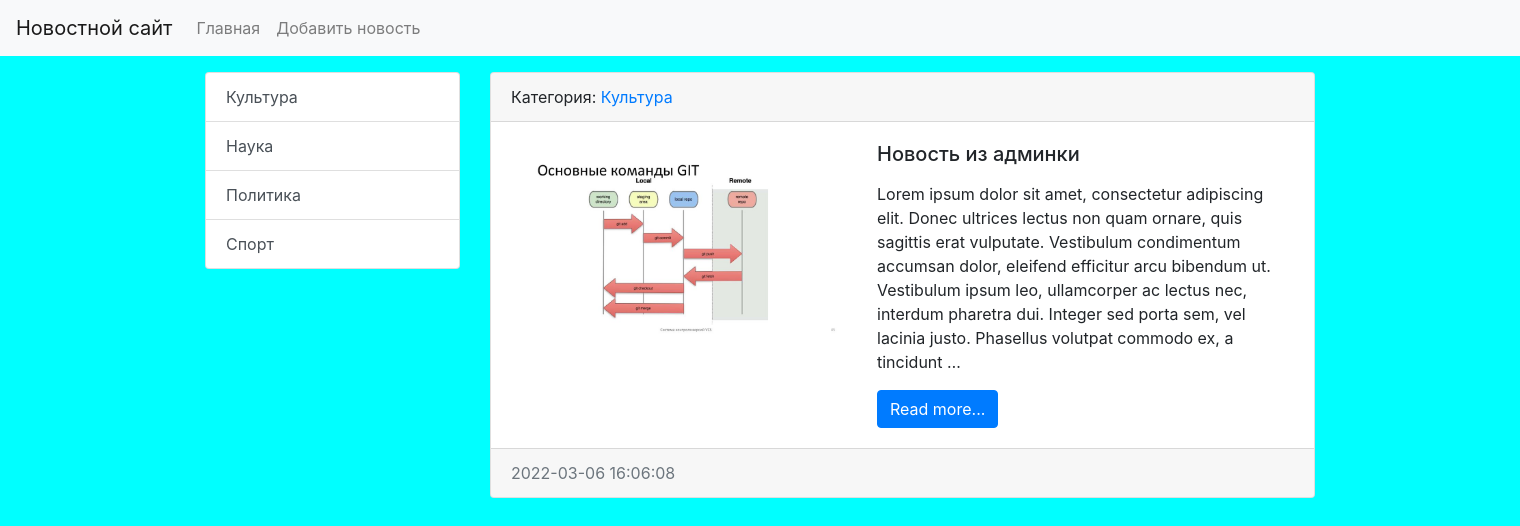
Before: /category/2/ with the older database file.
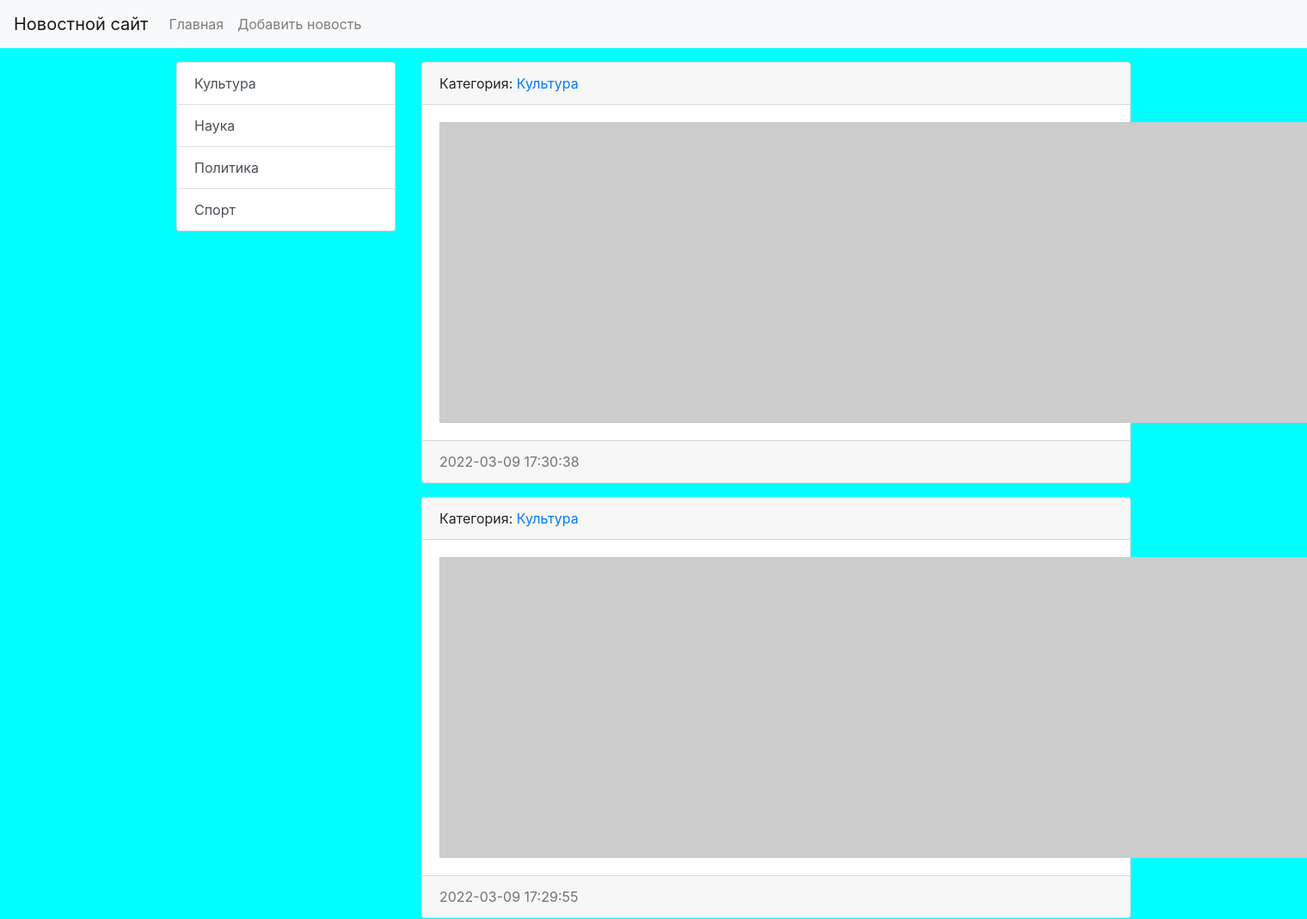
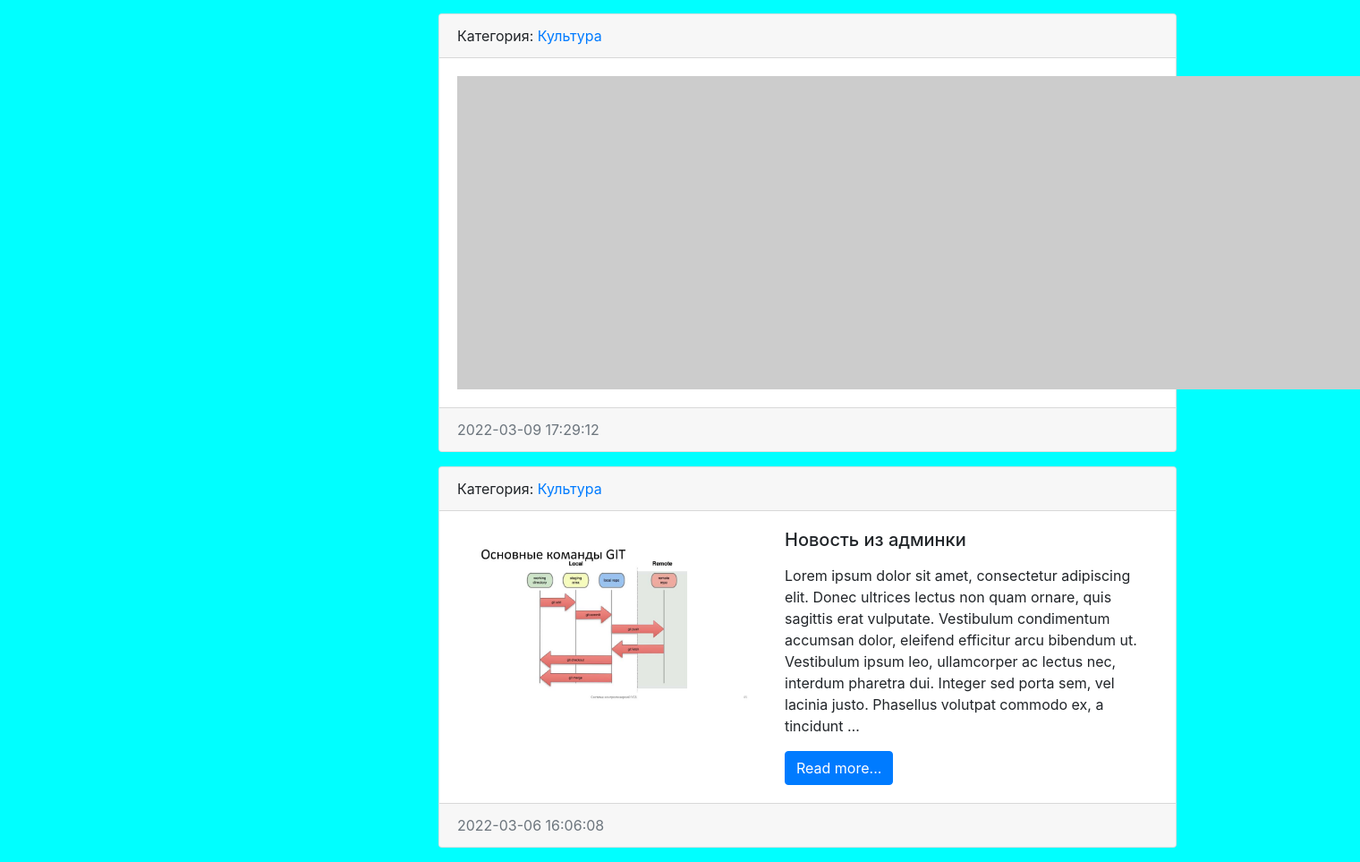
After: the same page with the newer database file (2 pictures, top to bottom).
### news/models.py (models this page shows, shortened)
class Category(models.Model):
    title = models.CharField(max_length=150, db_index=True, verbose_name='Имя категории')
    def get_absolute_url(self):
        return reverse_lazy('category', kwargs={"category_id": self.pk})
    class Meta:
        verbose_name = 'Категория'
        verbose_name_plural = 'Категории'
        ordering = ['title']
    def __str__(self):
        return self.title

class News(models.Model):
    title = models.CharField(max_length=150, verbose_name='Наименование')
    content = models.TextField(blank=True, verbose_name='Контент')
    created_at = models.DateTimeField(auto_now_add=True, verbose_name='Дата публикации')
    updated_at = models.DateTimeField(auto_now=True, verbose_name='Обновлено')
    photo = models.ImageField(upload_to='photos/%Y/%m/%d/', verbose_name='Фото', blank=True)
    is_published = models.BooleanField(default=True, verbose_name='Опубликовано?')
    category = models.ForeignKey('Category', on_delete=models.PROTECT, verbose_name='Категория')
    class Meta:
        verbose_name = 'Новость'
        verbose_name_plural = 'Новости'
        ordering = ['-created_at']

### news/views.py (the view)
# urls.py: path('category/<int:category_id>/', get_category, name='category'),
def get_category(request, category_id):
    news = News.objects.filter(category_id=category_id)
    category = Category.objects.get(pk=category_id)
    context = {'news': news,
               'category': category}
    return render(request, template_name='news/category.html', context=context)

### news/templatetags/news_tags.py (called while the page is built)
@register.inclusion_tag('news/list_categories.html')
def show_categories():
    categories = Category.objects.all()
    return {"categories": categories}

### news/templates/news/category.html
{% extends "base.html" %}
{% block sidebar %}
{% include 'inc/_sidebar.html' %}
{% endblock %}
{% block content %}
{% for item in news %}
<div class="card mb-3">
    <div class="card-header">
        Категория: <a href="{% url 'category' item.category.pk %}">{{item.category}}</a>
    </div>
    <div class="card-body">
        <div class="media">
            {% if item.photo %}
            <img src="{{ item.photo.url }}" alt="" width="350" class="mr-3">
            {% else %}
            <img src="https://picsum.photos/id/1060/350/235/?blur=2" alt="" class="mr-3">
            {% endif %}
            <div class="media-body">
                <h5 class="card-title">{{ item.title }}</h5>
                <p class="card-text">{{ item.content|safe|linebreaks|truncatewords:50 }}</p>
                <a href="#" class="btn btn-primary">Read more...</a>
            </div>
        </div>
    </div>
    <div class="card-footer text-muted">
        {{ item.created_at|date:"Y-m-d H:i:s" }}
    </div>
</div>
{% endfor %}
{% endblock %}

### templates/base.html (shortened to what this page needs)
<!doctype html>
{% load static %}
<html lang="en">
<head>
    <link rel="stylesheet" href="https://stackpath.bootstrapcdn.com/bootstrap/4.4.1/css/bootstrap.min.css"
>
    <link rel="stylesheet" href="{% static 'css/style.css'%}">
</head>
<body>
{% include 'inc/_nav.html' %}
<div class="container mt-3">
    <div class="row">
        <div class="col-md-3">{% block sidebar %}{% endblock %}</div>
        <div class="col-md-9"> {% block content %}{% endblock %}</div>
    </div>
</div>
</body>
</html>

### templates/inc/_nav.html (shortened to what this page needs)
<nav class="navbar navbar-expand-lg navbar-light bg-light">
    <a class="navbar-brand" href="/">Новостной сайт</a>
    <div class="collapse navbar-collapse" id="navbarSupportedContent">
        <ul class="navbar-nav mr-auto">
            <li class="nav-item"><a class="nav-link" href="{% url 'home' %}">Главная</a></li>
            <li class="nav-item"><a class="nav-link" href="{% url 'add_news' %}">Добавить новость</a></li>
        </ul>
    </div>
</nav>

### templates/inc/_sidebar.html (shortened to what this page needs)
{% load news_tags %}
{% show_categories %}

### news/templates/news/list_categories.html
<div class="list-group">
    {% for item in categories %}
    <a href="{{ item.get_absolute_url }}" class="list-group-item list-group-item-action">{{ item.title }}</a>
    {% endfor %}
</div>

### DjangoWEB/static/css/style.css (style rules this page uses)
body { background-color: aqua; }

Changed rows visible on the page:
added News: category "Культура", created_at "2022-03-09 17:30:38"
added News: category "Культура", created_at "2022-03-09 17:29:55"
added News: category "Культура", created_at "2022-03-09 17:29:12"
